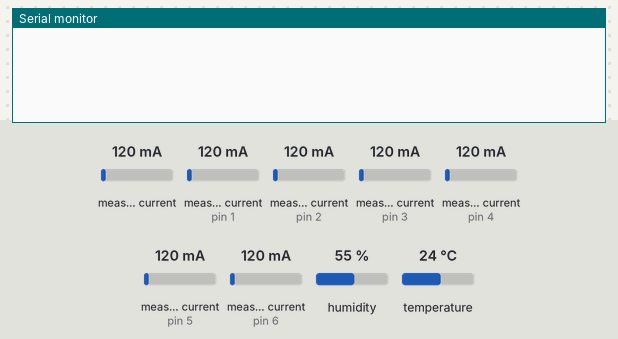
This sketch was run on a simulated Arduino Nano, built with avr-gcc and run on an emulated ATmega328P. On the bench: the last lines printed to the serial monitor. The test bench sets the inputs (shaded band); at power-on: measured current 120 mA, measured current (sensors on pin 1, pin 2, pin 3, pin 4, pin 5, pin 6) 120 mA, humidity 55 %, temperature 24 °C.

Above: at 1.5 s.
1.6 s: measured current (sensor 0) set to 40 mA
At 7.3 s:
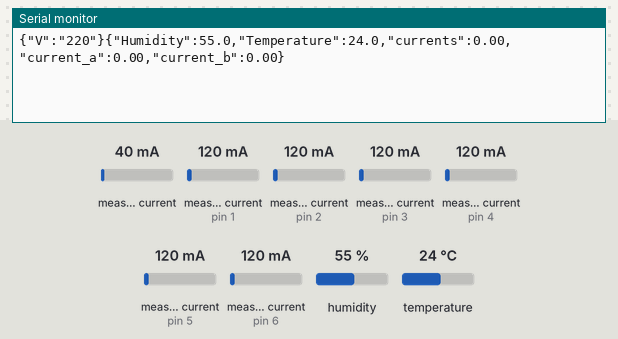
8.9 s: measured current (sensor on pin 1) set to 40 mA
At 10.2 s:
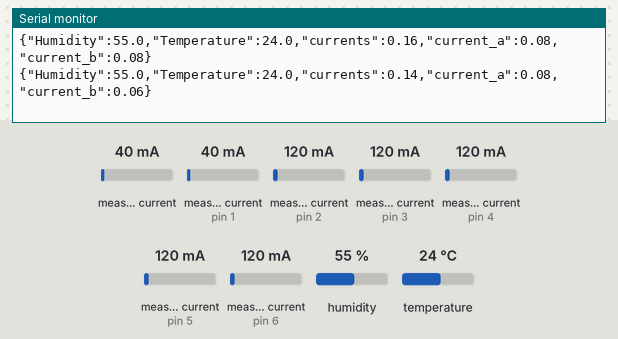
10.4 s: measured current (sensor on pin 2) set to 40 mA
At 11.3 s:
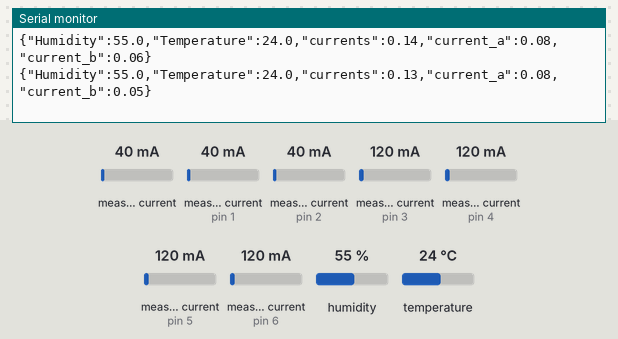
11.9 s: measured current (sensor on pin 3) set to 500 mA
At 13.0 s:
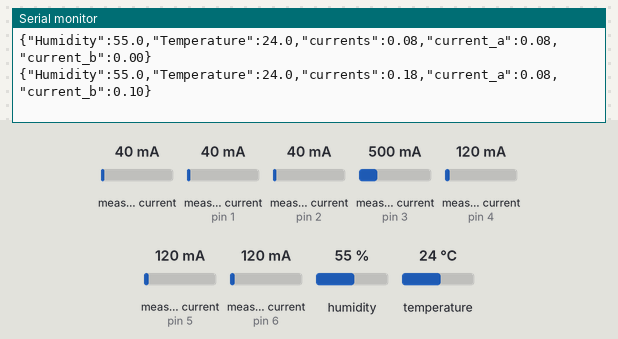
13.4 s: measured current (sensor on pin 4) set to 40 mA
At 14.1 s:
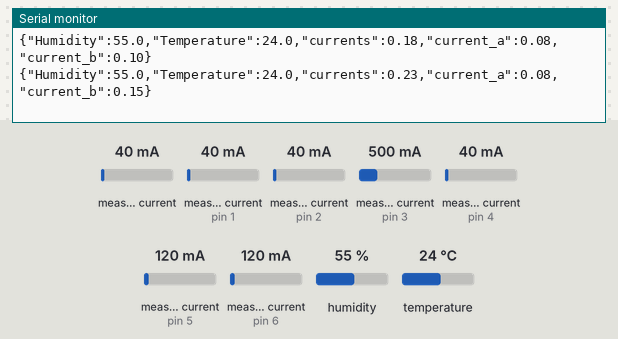
14.9 s: measured current (sensor on pin 5) set to 40 mA
At 16.4 s:
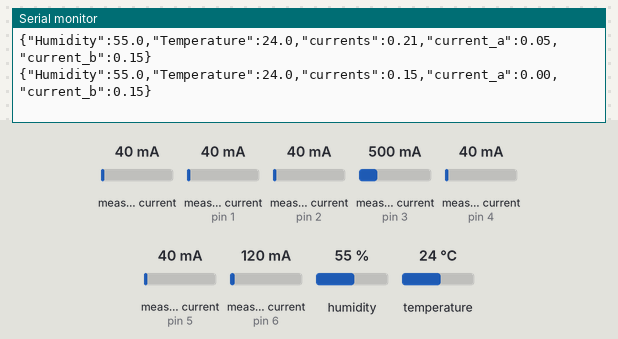
Timing chart, 0 to 17.4 s (numbered marks = the images above; inputs shaded):
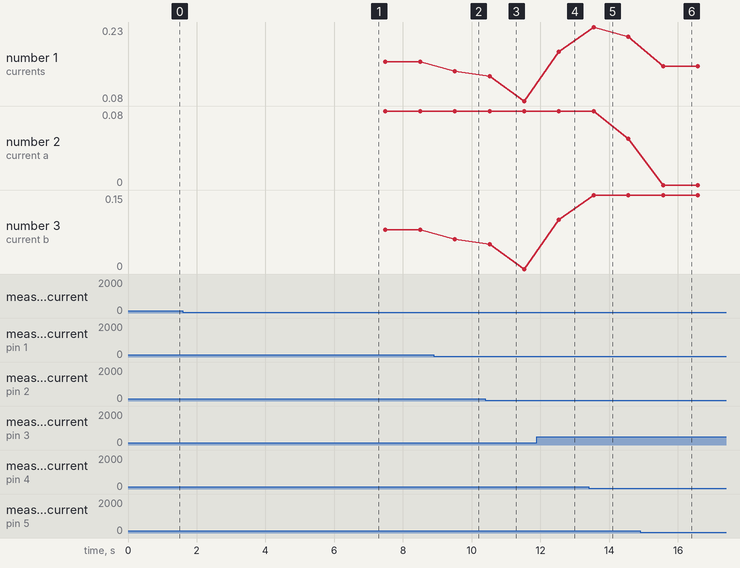

The sketch:

main.ino
```cpp
#include <Adafruit_Sensor.h>
#include <DHT.h>
#include <DHT_U.h>
#include <EmonLib.h>

/****************************************************************
    Project: Current Transformer - AC Current RMS measure.
    Author: MoriKamiya

    NOITIFY!!!
    This program is customify for 191124 usage.
***************************************************************/

/* Configuration */
//Please change these value when you bulid this project
    #define HISPEEDMODE 1 // If you flagged this value, current measure will more precisely.
                          // Need define IN_POWER_SYSTEM_FREQ if you flagged!
    #define IN_MODULE_LINE_CAIL 1 // Use last analogIn pin to measure pull up voltage error and cailbrate it.
    #define IN_MODULE_LINE_CAIL_PIN 0 // Which pin is you use to error cailbrate.
    #define IN_SAMPLING_UNIVERSAL 581
    #define IN_SAMPLING_60HZ 82
    #define IN_SAMPLING_50HZ 100
    #define IN_CITYPOWER_VOLTAGE 220
    #define IN_POWER_SYSTEM_FREQ 60 // Input 50 or 60 that is your AC power system's frequency.
    #define IN_MODULE_COUNT 6 // What Module is you have (include voltage error cailbration pin)
    #define IN_CAIL 44.11764 // CT truns / Rb    = Cailbration
                          // 3000trun / 68Ohm = 44.11764
    #define SERIAL_BANDRATE 9600 //Serial port's bandrate
/* End of Configuration */

/* Constant value define */
//Please don't change if you doesn't know they excatlly do!
    #define DEBUG 0
    #if DEBUG == 1
        #define DEBUG_JSON_SHOW 0
        #define DEBUG_MESSAGE_SENDTIME 0
        #define DEBUG_IRMS_SHOW 1
    #else
        #define DEBUG_JSON_SHOW 0
        #define DEBUG_MESSAGE_SENDTIME 0
        #define DEBUG_IRMS_SHOW 0
    #endif

    #if IN_MODULE_LINE_CAIL == 1
        #define MODULE_COUNT IN_MODULE_COUNT + 1
    #else
        #define MODULE_COUNT IN_MODULE_COUNT
    #endif

    #define IN_MESSAGE_SEND_PER_TIME 1000
    #if HISPEEDMODE == 1  //Define Hispeed samlple rate when absolutely freq is known and set.

    //Universal num for 50Hz and 60Hz power system on Arduino NANO Rev3.
    //If use this Param. to be the emon.sampling, current measure function will need 100ms to run.
    //This Sample rate will dropped down the MCU's speed compare than native 60Hz/50Hz args.
    //So if you need Hardware's exec. speed, try let HISPEEDMODE 0
        #if IN_POWER_SYSTEM_FREQ == 60
            #ifndef IN_SAMPLING_60HZ
                #error Power system frequency is wrong!
            #else
                #define SAMPLING IN_SAMPLING_60HZ
            #endif
        #elif IN_POWER_SYSTEM_FREQ == 50
            #ifndef IN_SAMPLING_50HZ
                #error Power system frequency is wrong!
            #else
                #define SAMPLING IN_SAMPLING_50HZ
            #endif
        #else
            #error Power system frequency is wrong!
        #endif
        #define MESSAGE_SEND_PER_TIME IN_MESSAGE_SEND_PER_TIME
    #else
        #define SAMPLING IN_SAMPLING_UNIVERSAL
        #define MESSAGE_SEND_PER_TIME IN_MESSAGE_SEND_PER_TIME -50
    #endif
/* End of Constant define */

/* Define Instance */


//Instance
EnergyMonitor emon[MODULE_COUNT];
DHT dht(2, DHT22);
//Usage variable
unsigned long timeStamp = 0;
unsigned int i = 0; // Reversed to loop count.
unsigned char j, k = 0; //Reversed to loop count.
unsigned int averageCount[MODULE_COUNT] = {}; //
double Irms[MODULE_COUNT] = {}; // Restore current RMS value every different module in here.
double IrmsAvg[2] = {};

float humidity;
float temperature;
float IrmsAvg_total;

//Main program
void setup() {
    Serial.begin(SERIAL_BANDRATE); // Initialize Serial communication
    unsigned long timeMeasure[3] = {}; //Used for debug, will release memory space on setup session end.
    //Setup Instance of emon.current() object.
    for(i = 0 ; i < 7 ; i++) {
        emon[i].current(i, IN_CAIL);
    }
    boolean ignore1stTime = true;
    for(i = 0 ; i < MODULE_COUNT ; i ++) {
        for(j = 0 ; j < 5 ; j ++){
            //Trying to find fucntion's exec. time.
            if(DEBUG) timeMeasure[0] = micros(); //Record 1st time
            Irms[i] = emon[i].calcIrms(SAMPLING); //NULL measure to find function exec. time.
            timeMeasure[1] = micros() - timeMeasure[0];
            if (ignore1stTime){
                ignore1stTime = !ignore1stTime;
                break;
            }
            if(DEBUG){
                timeMeasure[2] = ((timeMeasure[2] * i) + timeMeasure[1]) / (i + 1); // Func.s' time = 2nd time - 1st time, and average them.
            }
        }
    }
    if(DEBUG){
        Serial.print("Function exec. time is: " + String(timeMeasure[1]) + "us \n");
        if(DEBUG &&
            (HISPEEDMODE && IN_POWER_SYSTEM_FREQ == 60 && (timeMeasure[1] <= 15000 || timeMeasure[1] >= 17332)) ||
            (HISPEEDMODE && IN_POWER_SYSTEM_FREQ == 50 && (timeMeasure[1] <= 19000 || timeMeasure[1] >= 21000)) ||
            (!HISPEEDMODE && (timeMeasure[1] <= 99000 || timeMeasure[1] >= 101000))){
            Serial.print("***WARNING! Sampling value doesn't correct!***\n");
        }
        Serial.print("Setup Complete.\n");
    }
    // DHT Module configuration.
    dht.begin();
}

void loop() {
    //Doesn't know why NULL measure block can't effect on setup function
    //Here is initialize block for EMON's calc,
    //Trying to NULL measure because first 3~5 times measure will inaccurate.
    for(i = 0 ; i < MODULE_COUNT ; i ++){
        for(j = 0 ; j <= SAMPLING / (char(!HISPEEDMODE * 60) + 1) ; j ++){
            Irms[i] = emon[i].calcIrms(SAMPLING); //NULL measure
        }
    }
    Serial.print("{\"V\":\"" + String(IN_CITYPOWER_VOLTAGE) + "\"}");
    //Real main function block.
    while(1){

        for(i = 0 ; i < 7 ; i++){
            //Will send JSON every set time unit.
            //If in DEBUG mode then JSON interval will print out too.
            if(millis() - timeStamp >= MESSAGE_SEND_PER_TIME){
                //catch DHT data when data need to be send.
                humidity = dht.readHumidity();
                temperature = dht.readTemperature();
                if(IN_MODULE_LINE_CAIL) {
                    for(j = 1 ; j < 7 ; j ++){
                        Irms[j] = Irms[j] - Irms[0];
                        if(Irms[j] < 0.00) Irms[j] = 0.00;
                    }
                }

                //191122 Request block (topdw avg)
                IrmsAvg[0] = (Irms[1] + Irms[2] + Irms[3]) / 3;
                IrmsAvg[1] = (Irms[4] + Irms[5] + Irms[6]) / 3;
                if (IrmsAvg[0] < 0.05){
                  IrmsAvg[0] = 0;
                  }
                if (IrmsAvg[1] < 0.05){
                  IrmsAvg[1] = 0;
                  }

                IrmsAvg_total = IrmsAvg[0] + IrmsAvg[1];
                timeStamp = millis();
                if(DEBUG && DEBUG_IRMS_SHOW){
                    for(j = 0 ; j < 7 ; j ++){
                        Serial.print("Irms." + String(j) + ": " + String(Irms[j]) + "\n");
                    }
                }
                for(j = 0 ; j < 7 ; j ++){ // Clear the Current RMS state.
                    averageCount[j] = 0;
                }
            //**********************SEND JSON***********************//
                if(DEBUG && DEBUG_JSON_SHOW) Serial.print("JSON String: \n");
                else if(DEBUG && DEBUG_JSON_SHOW == 0) break;
                  Serial.print("{\"Humidity\":");
                  Serial.print(humidity, 1);
                  Serial.print(",\"Temperature\":");
                  Serial.print(temperature, 1);
                  Serial.print(",\"currents\":");
                  Serial.print(IrmsAvg_total);
                  Serial.print(",\"current_a\":");
                  Serial.print(IrmsAvg[1]);
                  Serial.print(",\"current_b\":");
                  Serial.print(IrmsAvg[0]);
                  Serial.println("}");
//                String str = "";
//                str = "{\"Humidity\":\"" + humidity +
//                      "\",\"Temperature\":\"" + temperature +
//                      "\",\"currents\":\"" + IrmsAvg_total + "\"}";
//                Serial.print(str);
                /*{"Humidity":30,"Temperature":40,"currents_A":20,"currents_B":20}*/

                if(DEBUG && DEBUG_JSON_SHOW) Serial.print("\n");
            //**********************END SEND JSON*******************//

            }
            if(i == 0){
                Irms[i] = (Irms[i] * averageCount[i] + emon[i].calcIrms(10)) / (averageCount[i] + 1);
            }
            //Calculate Irms average basis for second, and try it best.
            Irms[i] = (Irms[i] * averageCount[i] + emon[i].calcIrms(SAMPLING)) / (averageCount[i] + 1);
            averageCount[i] ++;


        }
    }
}
```

Measured:
- after the input at 8.9 s, the serial monitor: prints a new line after 0.61 s (image 2)
- after the input at 11.9 s, the serial monitor: prints a new line after 0.64 s (image 4)
- after the input at 14.9 s, the serial monitor: prints a new line after 0.67 s (image 6)
- plotted number 1: 0.16 → 0.14 after the input at 8.9 s, 0.08 → 0.18 after the input at 11.9 s, 0.18 → 0.21 after the input at 13.4 s
- plotted number 2: 0.05 → 0 after the input at 14.9 s
- plotted number 3: 0.08 → 0.06 after the input at 8.9 s, 0.06 → 0 after the input at 10.4 s, 0 → 0.1 after the input at 11.9 s
